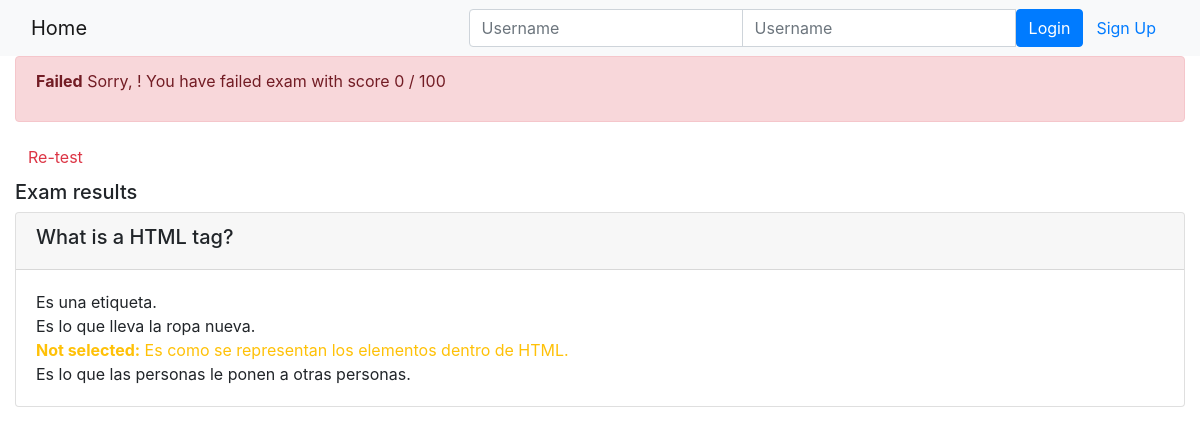
Page /onlinecourse/course/1/submission/1/result/ on the committed database.
### onlinecourse/models.py (models this page shows, shortened)
class Question(models.Model):
    course = models.ForeignKey(Course, on_delete = models.CASCADE)
    lesson = models.ForeignKey(Lesson, on_delete = models.CASCADE)
    question_text = models.CharField(max_length = 200)
    grade = models.IntegerField(default = 1)
    def is_get_score(self, selected_ids):
        all_answers = self.choice_set.filter(is_correct = True).count()
        selected_correct = self.choice_set.filter(is_correct = True, id__in = selected_ids).count()
        if all_answers == selected_correct:
            return True
        else:
            return False

class Choice(models.Model):
    question = models.ForeignKey(Question, on_delete = models.CASCADE)
    choice_text = models.CharField(max_length = 200)
    is_correct = models.BooleanField(default = False)

### onlinecourse/views.py (the view)
# urls.py: path('course/<int:course_id>/submission/<int:submission_id>/result/', views.show_exam_result, name='show_exam_result'),
def show_exam_result(request, course_id, submission_id):
    submission = get_object_or_404(Submission, id=submission_id)
    course = get_object_or_404(Course, id=course_id)
    selected_ids = submission.choices.values_list('id', flat=True)
    questions = Question.objects.filter(course = course)
    total_score = 100
    num_questions = questions.count()
    correct_questions = 0
    for question in questions:
        if question.is_get_score(selected_ids):
            correct_questions += 1
    score = int((correct_questions / num_questions) * 100)
    print(score)
    context = {
        "course": course,
        "selected_ids": selected_ids,
        "grade": score,
        "total_score": total_score,
    }
    return render(request, 'onlinecourse/exam_result_bootstrap.html', context)

### onlinecourse/templates/onlinecourse/exam_result_bootstrap.html (shortened to what this page needs)
<!DOCTYPE html>
<html lang="en">
<head>
    {% load static %}
    <link rel="stylesheet" href="https://maxcdn.bootstrapcdn.com/bootstrap/4.5.2/css/bootstrap.min.css">
</head>
<body class="mb-5">
    <nav class="navbar navbar-light bg-light">
        <div class="container-fluid">
            <div class="navbar-header">
                <a class="navbar-brand" href="{% url 'onlinecourse:index' %}">Home</a>
            </div>
            <ul class="nav navbar-nav navbar-right">
                {% if user.is_authenticated %}
                    <li>
                        <a class="btn btn-link" href="#">{{ user.first_name }}({{ user.username }})</a>
                        <a class="btn btn-link" href="{% url 'onlinecourse:logout' %}">Logout</a>
                    </li>
                {% else %}
                    <li>
                        <form class="form-inline" action="{% url 'onlinecourse:login' %}" method="post">
                            <div class="input-group">
                                <input type="text" class="form-control" placeholder="Username" name="username" >
                                <input type="password" class="form-control" placeholder="Username" name="psw" >
                                <button class="btn btn-primary" type="submit">Login</button>
                                <a class="btn btn-link" href="{% url 'onlinecourse:registration' %}">Sign Up</a>
                            </div>
                        </form>
                    </li>
                {% endif %}
            </ul>
        </div>
    </nav>
    <div class="container-fluid">
        {% if grade > 80 %}
            <div class="alert alert-success">
                <p><b>Congratulations, {{user.first_name}}!</b> You have passed the exam and complete the course with score {{grade}} / {{total_score}}</p>
            </div>
        {% else %}
            <div class="alert alert-danger">
                <p><b>Failed</b> Sorry, {{user.first_name}}! You have failed exam with score {{grade}} / {{total_score}}</p>
            </div>
            <a class="btn btn-link text-danger" href="{% url 'onlinecourse:course_details' course.id %}">Re-test</a>
        {% endif %}
        <div class="card-columns-vertical mt-1">
            <h5 class="">Exam results</h5>
            {% for question in course.question_set.all %}
                <div class="card mt-1">
                    <div class="card-header"><h5>{{ question.question_text}}</h5></div>
                    <div class="card-body">
                        {% for choice in question.choice_set.all %}
                            {% if choice.is_correct and choice.id in selected_ids %}
                                <p class="m-0 text-success" id="{{choice.id}}">{{ choice.choice_text }}</p>
                            {% elif choice.is_correct %}
                                <p class="m-0 text-warning" id="{{choice.id}}"><b>Not selected:</b> {{ choice.choice_text }}</p>
                            {% elif not choice.is_correct and choice.id in selected_ids %}
                                <p class="m-0 text-danger" id="{{choice.id}}"><b>Incorrect Answer:</b> {{ choice.choice_text }}</p>
                            {% else %}
                                <p class="m-0" id="{{choice.id}}">{{ choice.choice_text }}</p>
                            {% endif %}
                        {% endfor %}
                    </div>
                </div>
            {% endfor %}
        </div>
    </div>
</body>
</html>

### rows in the picture
Question: question_text "What is a HTML tag?"
Choice: choice_text "Es una etiqueta."
Choice: choice_text "Es lo que lleva la ropa nueva."
Choice: choice_text "Es como se representan los elementos dentro de HTML."
Choice: choice_text "Es lo que las personas le ponen a otras personas."

### other values in the picture
{{ grade }} "0"
{{ total_score }} "100"
